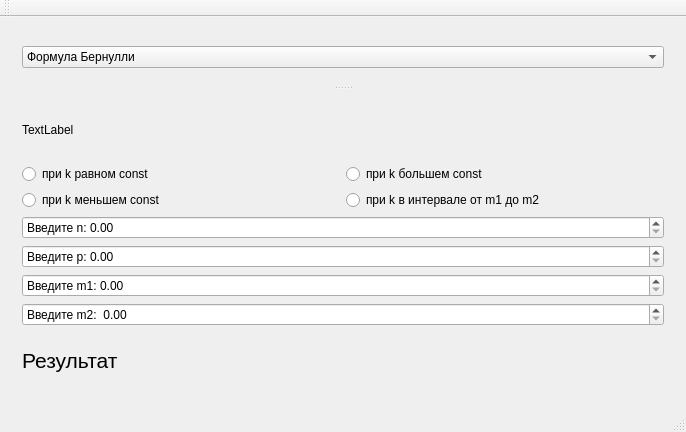
<?xml version="1.0" encoding="UTF-8"?>
<ui version="4.0">
 <class>MainWindow</class>
 <widget class="QMainWindow" name="MainWindow">
  <property name="geometry">
   <rect>
    <x>0</x>
    <y>0</y>
    <width>686</width>
    <height>432</height>
   </rect>
  </property>
  <property name="windowTitle">
   <string>MainWindow</string>
  </property>
  <widget class="QWidget" name="centralWidget">
   <layout class="QGridLayout" name="gridLayout">
    <item row="0" column="0">
     <widget class="QSplitter" name="splitter">
      <property name="orientation">
       <enum>Qt::Vertical</enum>
      </property>
      <widget class="QWidget" name="horizontalLayoutWidget">
       <layout class="QHBoxLayout" name="horizontalLayout">
        <item>
         <widget class="QComboBox" name="comboBox">
          <item>
           <property name="text">
            <string>Формула Бернулли</string>
           </property>
          </item>
          <item>
           <property name="text">
            <string>Интегральная теорема Муавра-Лапласа</string>
           </property>
          </item>
         </widget>
        </item>
       </layout>
      </widget>
      <widget class="QWidget" name="verticalLayoutWidget">
       <layout class="QVBoxLayout" name="verticalLayout">
        <item>
         <widget class="QLabel" name="formul">
          <property name="text">
           <string>TextLabel</string>
          </property>
         </widget>
        </item>
        <item>
         <layout class="QHBoxLayout" name="bernulyButton">
          <item>
           <layout class="QVBoxLayout" name="verticalLayout_3">
            <item>
             <widget class="QRadioButton" name="oneBernulli">
              <property name="text">
               <string>при k равном const</string>
              </property>
             </widget>
            </item>
            <item>
             <widget class="QRadioButton" name="twoBernylli">
              <property name="text">
               <string>при k меньшем const</string>
              </property>
             </widget>
            </item>
           </layout>
          </item>
          <item>
           <layout class="QVBoxLayout" name="verticalLayout_2">
            <item>
             <widget class="QRadioButton" name="threeBernulli">
              <property name="text">
               <string>при k большем const</string>
              </property>
             </widget>
            </item>
            <item>
             <widget class="QRadioButton" name="fourBernulli">
              <property name="text">
               <string>при k в интервале от m1 до m2</string>
              </property>
             </widget>
            </item>
           </layout>
          </item>
         </layout>
        </item>
        <item>
         <widget class="QDoubleSpinBox" name="nSpinbox">
          <property name="prefix">
           <string>Введите n: </string>
          </property>
          <property name="maximum">
           <double>1000.000000000000000</double>
          </property>
         </widget>
        </item>
        <item>
         <widget class="QDoubleSpinBox" name="pSpinbox">
          <property name="prefix">
           <string>Введите p: </string>
          </property>
          <property name="maximum">
           <double>1.000000000000000</double>
          </property>
          <property name="stepType">
           <enum>QAbstractSpinBox::AdaptiveDecimalStepType</enum>
          </property>
         </widget>
        </item>
        <item>
         <widget class="QDoubleSpinBox" name="m1Spinbox">
          <property name="prefix">
           <string>Введите m1: </string>
          </property>
          <property name="maximum">
           <double>1000.000000000000000</double>
          </property>
         </widget>
        </item>
        <item>
         <widget class="QDoubleSpinBox" name="m2Spinbox">
          <property name="prefix">
           <string>Введите m2:  </string>
          </property>
          <property name="maximum">
           <double>1000.000000000000000</double>
          </property>
         </widget>
        </item>
        <item>
         <widget class="QLabel" name="result">
          <property name="font">
           <font>
            <pointsize>16</pointsize>
           </font>
          </property>
          <property name="text">
           <string>Результат</string>
          </property>
         </widget>
        </item>
       </layout>
      </widget>
     </widget>
    </item>
   </layout>
  </widget>
  <widget class="QMenuBar" name="menuBar">
   <property name="geometry">
    <rect>
     <x>0</x>
     <y>0</y>
     <width>686</width>
     <height>25</height>
    </rect>
   </property>
  </widget>
  <widget class="QToolBar" name="mainToolBar">
   <attribute name="toolBarArea">
    <enum>TopToolBarArea</enum>
   </attribute>
   <attribute name="toolBarBreak">
    <bool>false</bool>
   </attribute>
  </widget>
  <widget class="QStatusBar" name="statusBar"/>
 </widget>
 <layoutdefault spacing="6" margin="11"/>
 <resources/>
 <connections/>
</ui>
